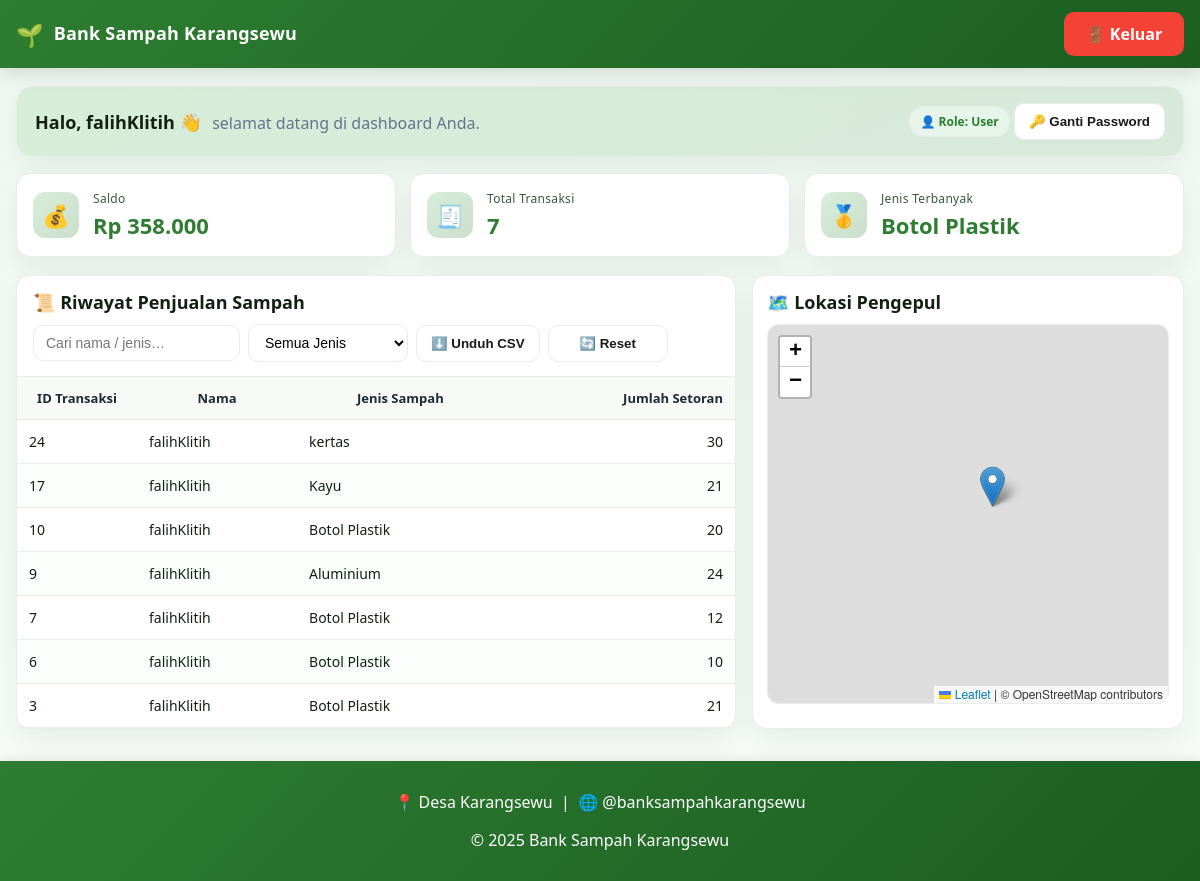
Screenshot of /user.php (signed in) with the database file from the repository.
### tables this page shows
CREATE TABLE `saldo` (
  `id_saldo` int(100) NOT NULL,
  `id_user` int(100) NOT NULL,
  `nama` varchar(100) NOT NULL,
  `saldo` int(100) NOT NULL
);

CREATE TABLE `transaction` (
  `id_trans` int(100) NOT NULL,
  `id_user` int(100) NOT NULL,
  `no_hp` varchar(15) NOT NULL,
  `jenis_sampah` enum('Botol Plastik','Aluminium','Kayu','kertas') NOT NULL,
  `tanggal` timestamp(6) NOT NULL DEFAULT current_timestamp(6),
  `jumlah_setoran` int(50) NOT NULL
);

CREATE TABLE `account` (
  `id_user` int(11) NOT NULL,
  `nama` varchar(200) NOT NULL,
  `password` varchar(200) NOT NULL,
  `no_hp` varchar(15) NOT NULL,
  `alamat` varchar(100) NOT NULL,
  `role` enum('admin','user') NOT NULL DEFAULT 'user'
);

### user.php (the view, shortened to what this page needs)
<?php
require 'koneksi.php';
$id_user = (int)$_SESSION['id_user'];
$saldo = 0;
if ($stmt = $conn->prepare("SELECT saldo FROM saldo WHERE id_user = ? LIMIT 1")) {
  $stmt->bind_param("i",$id_user); $stmt->execute(); $stmt->bind_result($sdb);
  if ($stmt->fetch()) $saldo = (float)$sdb; $stmt->close();
}
$riwayat = [];
$sql = "SELECT t.id_trans AS id_transaksi,a.nama AS nama_user,t.jenis_sampah,t.jumlah_setoran
        FROM `transaction` t JOIN account a ON t.id_user=a.id_user
        WHERE t.id_user=? ORDER BY t.id_trans DESC";
if ($stmt = $conn->prepare($sql)) {
  $stmt->bind_param("i",$id_user); $stmt->execute();
  $r = $stmt->get_result(); while($row=$r->fetch_assoc()) $riwayat[]=$row; $stmt->close();
}
?>
<!DOCTYPE html>
<html lang="id">
<head>
  <link rel="stylesheet" href="user.css?v=7"/>
  <link rel="stylesheet" href="https://unpkg.com/leaflet/dist/leaflet.css"/>
</head>
<body>
  <div class="header">
    <div class="header__inner">
      <div class="brand">
        <div class="brand__emoji">🌱</div>
        <div class="brand__title">Bank Sampah Karangsewu</div>
      </div>
      <a class="btn btn--danger" href="logout.php">🚪 Keluar</a>
    </div>
  </div>
  <div class="container">
    <section class="hero">
      <div>
        <span class="hero__text">Halo, <strong><?= htmlspecialchars($_SESSION['nama']) ?></strong> 👋</span>
        <span class="hero__sub">selamat datang di dashboard Anda.</span>
      </div>
      <div class="hero__tools">
        <span class="badge">👤 Role: User</span>
        <button class="btn btn--ghost" id="btnOpenPassword">🔑 Ganti Password</button>
      </div>
    </section>
    <section class="stats" aria-label="Statistik">
      <div class="stat">
        <div class="stat__icon">💰</div>
        <div class="stat__labels">
          <div class="stat__title">Saldo</div>
          <div class="stat__value" id="stat-saldo">Rp <?= number_format($saldo,0,',','.') ?></div>
        </div>
      </div>
      <div class="stat">
        <div class="stat__icon">🧾</div>
        <div class="stat__labels">
          <div class="stat__title">Total Transaksi</div>
          <div class="stat__value" id="stat-transaksi">0</div>
        </div>
      </div>
      <div class="stat">
        <div class="stat__icon">🥇</div>
        <div class="stat__labels">
          <div class="stat__title">Jenis Terbanyak</div>
          <div class="stat__value" id="stat-jenis">—</div>
        </div>
      </div>
    </section>
    <section class="grid">
      <div class="card">
        <div class="card__header">
          <h3 class="card__title">📜 Riwayat Penjualan Sampah</h3>
          <div class="toolbar">
            <input class="input" type="search" id="searchInput" placeholder="Cari nama / jenis…" aria-label="Pencarian"/>
            <select class="select" id="filterJenis" aria-label="Filter jenis">
              <option value="">Semua Jenis</option>
            </select>
            <button class="btn btn--ghost" id="btnDownload">⬇️ Unduh CSV</button>
            <button class="btn btn--ghost" id="btnReset">🔄 Reset</button>
          </div>
        </div>
        <div class="table-wrap">
          <table id="tabelRiwayat" aria-label="Tabel riwayat transaksi">
            <thead>
              <tr>
                <th>ID Transaksi</th>
                <th>Nama</th>
                <th>Jenis Sampah</th>
                <th>Jumlah Setoran</th>
              </tr>
            </thead>
            <tbody>
            <?php if(!$riwayat): ?>
              <tr><td colspan="4" style="text-align:center; padding:22px; color:var(--muted);">Belum ada transaksi.</td></tr>
            <?php else: foreach($riwayat as $r): ?>
              <tr>
                <td><?= htmlspecialchars($r['id_transaksi']) ?></td>
                <td><?= htmlspecialchars($r['nama_user']) ?></td>
                <td><?= htmlspecialchars($r['jenis_sampah']) ?></td>
                <td><?= number_format((int)$r['jumlah_setoran'],0,',','.') ?></td>
              </tr>
            <?php endforeach; endif; ?>
            </tbody>
          </table>
        </div>
      </div>
      <div class="card" style="padding:14px;">
        <div class="card__header" style="border-bottom:none; padding:0 0 10px 0;">
          <h3 class="card__title" style="margin:0;">🗺️ Lokasi Pengepul</h3>
        </div>
        <div id="map"></div>
      </div>
    </section>
  </div>
  <footer class="footer">
    <p>📍 Desa Karangsewu &nbsp;|&nbsp; 🌐 @banksampahkarangsewu</p>
    <p>© 2025 Bank Sampah Karangsewu</p>
  </footer>
</body>
</html>

### user.css (style rules this page uses)
:root { --brand1:#2e7d32; --brand2:#1b5e20; --accent:#66bb6a; --bg1:#eef8f0; --bg2:#f6fbf7; --card:#ffffff; --text:#122012; --muted:#64748b; --line:#e6eee7; --shadow:0 10px 28px rgba(0,0,0,.06); }
* { box-sizing:border-box; }
html,body { margin:0; padding:0; }
body { font-family:"Segoe UI", Arial, sans-serif; color:var(--text); background: radial-gradient(900px 420px at -10% -10%, rgba(102,187,106,.14), transparent 38%), radial-gradient(900px 520px at 110% 120%, rgba(46,125,50,.10), transparent 38%), linear-gradient(180deg, var(--bg1), var(--bg2)); min-height:100vh; }
.header { position:sticky; top:0; z-index:50; background:linear-gradient(135deg, var(--brand1), var(--brand2)); color:#fff; box-shadow:0 6px 18px rgba(0,0,0,.12); }
.header__inner { max-width:1200px; margin:0 auto; padding:12px 16px; display:flex; align-items:center; justify-content:space-between; gap:12px; }
.brand { display:flex; align-items:center; gap:10px; font-weight:800; letter-spacing:.2px; }
.brand__emoji { font-size:22px; }
.brand__title { font-size:18px; line-height:1.1; }
.btn { display:inline-flex; align-items:center; justify-content:center; padding:10px 14px; border-radius:10px; font-weight:700; text-decoration:none; cursor:pointer; border:1px solid transparent; min-width:120px; gap:8px; transition:transform .15s, filter .15s, background .15s, border-color .15s; }
.btn--danger { background:#f44336; color:#fff; }
.container { max-width:1200px; margin:18px auto 32px; padding:0 16px; }
.hero { background:linear-gradient(135deg, rgba(102,187,106,.18), rgba(46,125,50,.12)); border:1px solid var(--line); border-radius:16px; box-shadow:var(--shadow); padding:16px 18px; margin-bottom:16px; display:flex; align-items:center; justify-content:space-between; gap:16px; flex-wrap:wrap; }
.hero__text { font-size:18px; font-weight:700; }
.hero__sub { font-weight:500; color:var(--muted); margin-left:6px; }
.badge { background:#e6f4ea; color:var(--brand1); border:1px solid var(--line); border-radius:999px; padding:6px 10px; font-size:12px; font-weight:700; }
.stats { display:grid; grid-template-columns:repeat(3,1fr); gap:14px; margin-bottom:18px; }
.stat { background:var(--card); border:1px solid var(--line); border-radius:14px; padding:16px; box-shadow:var(--shadow); display:flex; gap:14px; align-items:center; }
.stat__icon { width:46px; height:46px; border-radius:12px; display:grid; place-items:center; background:linear-gradient(135deg, rgba(102,187,106,.25), rgba(46,125,50,.25)); color:#1b5e20; font-size:22px; }
.stat__labels { display:flex; flex-direction:column; gap:3px; }
.stat__title { font-size:12px; color:#355a36; letter-spacing:.3px; }
.stat__value { font-size:22px; font-weight:800; color:var(--brand1); }
.grid { display:grid; grid-template-columns:1.25fr .75fr; gap:16px; }
.card { background:var(--card); border:1px solid var(--line); border-radius:14px; box-shadow:var(--shadow); }
.card__header { padding:14px 16px; border-bottom:1px solid var(--line); display:flex; align-items:center; gap:10px; justify-content:space-between; flex-wrap:wrap; }
.card__title { margin:0; font-size:18px; }
.toolbar { display:flex; align-items:center; gap:8px; flex-wrap:wrap; }
.input,.select { padding:9px 12px; border-radius:10px; border:1px solid var(--line); background:#fff; min-width:160px; font-size:14px; }
.btn--ghost { background:#fff; border:1px solid var(--line); color:#1a1a1a; }
.table-wrap { overflow:auto; }
table { width:100%; border-collapse:separate; border-spacing:0; }
thead th { background:#f7faf7; color:#1f2937; font-weight:800; font-size:13px; padding:12px; text-align:center; position:sticky; top:0; z-index:1; border-bottom:1px solid var(--line); }
tbody td { padding:12px; border-bottom:1px solid var(--line); font-size:14px; }
tbody tr:nth-child(even) { background:#fbfffb; }
table th:nth-child(1), table td:nth-child(1) { width:120px; }
table th:nth-child(4), table td:nth-child(4) { text-align:right; }
#map { width:100%; height:380px; border-radius:12px; overflow:hidden; border:1px solid var(--line); }
.footer { text-align:center; padding:14px; color:#fff; background:linear-gradient(135deg, var(--brand1), var(--brand2)); box-shadow:0 -2px 10px rgba(0,0,0,.08); margin-top:26px; }

### rows the page displays
saldo: saldo "358.000"
transaction: id_trans "24", id_user.nama "falihKlitih", jenis_sampah "kertas", jumlah_setoran "30"
transaction: id_trans "17", id_user.nama "falihKlitih", jenis_sampah "Kayu", jumlah_setoran "21"
transaction: id_trans "10", id_user.nama "falihKlitih", jenis_sampah "Botol Plastik", jumlah_setoran "20"
transaction: id_trans "9", id_user.nama "falihKlitih", jenis_sampah "Aluminium", jumlah_setoran "24"
transaction: id_trans "7", id_user.nama "falihKlitih", jenis_sampah "Botol Plastik", jumlah_setoran "12"
transaction: id_trans "6", id_user.nama "falihKlitih", jenis_sampah "Botol Plastik", jumlah_setoran "10"
transaction: id_trans "3", id_user.nama "falihKlitih", jenis_sampah "Botol Plastik", jumlah_setoran "21"

### other values shown
$_SESSION['nama'] "falihKlitih"
